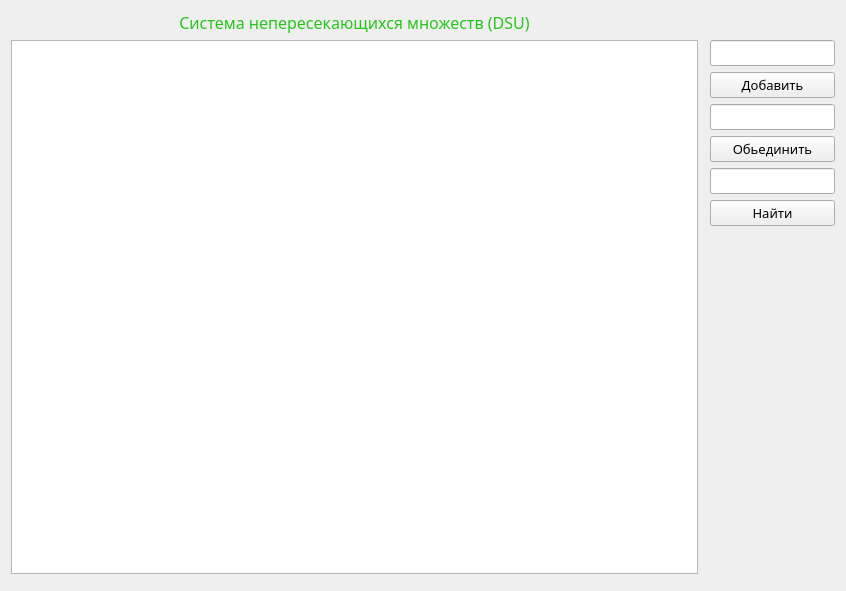
<?xml version="1.0" encoding="UTF-8"?>
<ui version="4.0">
 <author>Sergey Shepeliov</author>
 <class>Form</class>
 <widget class="QWidget" name="Form">
  <property name="geometry">
   <rect>
    <x>0</x>
    <y>0</y>
    <width>846</width>
    <height>591</height>
   </rect>
  </property>
  <property name="minimumSize">
   <size>
    <width>761</width>
    <height>0</height>
   </size>
  </property>
  <property name="windowTitle">
   <string>Form</string>
  </property>
  <layout class="QGridLayout" name="gridLayout">
   <item row="0" column="0">
    <widget class="QLabel" name="labelDSU">
     <property name="palette">
      <palette>
       <active>
        <colorrole role="WindowText">
         <brush brushstyle="SolidPattern">
          <color alpha="255">
           <red>39</red>
           <green>197</green>
           <blue>27</blue>
          </color>
         </brush>
        </colorrole>
       </active>
       <inactive>
        <colorrole role="WindowText">
         <brush brushstyle="SolidPattern">
          <color alpha="255">
           <red>39</red>
           <green>197</green>
           <blue>27</blue>
          </color>
         </brush>
        </colorrole>
       </inactive>
       <disabled>
        <colorrole role="WindowText">
         <brush brushstyle="SolidPattern">
          <color alpha="255">
           <red>120</red>
           <green>120</green>
           <blue>120</blue>
          </color>
         </brush>
        </colorrole>
       </disabled>
      </palette>
     </property>
     <property name="font">
      <font>
       <family>Nokia Sans S60</family>
       <pointsize>12</pointsize>
       <weight>50</weight>
       <bold>false</bold>
       <underline>false</underline>
       <kerning>true</kerning>
      </font>
     </property>
     <property name="lineWidth">
      <number>5</number>
     </property>
     <property name="text">
      <string>Система непересекающихся множеств (DSU)</string>
     </property>
     <property name="alignment">
      <set>Qt::AlignCenter</set>
     </property>
     <property name="margin">
      <number>1</number>
     </property>
    </widget>
   </item>
   <item row="1" column="0">
    <widget class="QListWidget" name="listWidgetDSU"/>
   </item>
   <item row="1" column="1" rowspan="2" colspan="2">
    <layout class="QFormLayout" name="controlLayout">
     <item row="2" column="1">
      <widget class="QLineEdit" name="lineAdd">
       <property name="font">
        <font>
         <family>Nokia Sans S60</family>
         <pointsize>10</pointsize>
        </font>
       </property>
      </widget>
     </item>
     <item row="4" column="1">
      <widget class="QPushButton" name="addButton">
       <property name="maximumSize">
        <size>
         <width>200</width>
         <height>16777215</height>
        </size>
       </property>
       <property name="font">
        <font>
         <family>Nokia Sans S60</family>
         <pointsize>10</pointsize>
        </font>
       </property>
       <property name="cursor">
        <cursorShape>PointingHandCursor</cursorShape>
       </property>
       <property name="text">
        <string>Добавить</string>
       </property>
      </widget>
     </item>
     <item row="6" column="1">
      <widget class="QPushButton" name="unionButton">
       <property name="minimumSize">
        <size>
         <width>0</width>
         <height>0</height>
        </size>
       </property>
       <property name="maximumSize">
        <size>
         <width>200</width>
         <height>16777215</height>
        </size>
       </property>
       <property name="font">
        <font>
         <family>Nokia Sans S60</family>
         <pointsize>10</pointsize>
        </font>
       </property>
       <property name="cursor">
        <cursorShape>PointingHandCursor</cursorShape>
       </property>
       <property name="text">
        <string>Обьединить</string>
       </property>
      </widget>
     </item>
     <item row="5" column="1">
      <widget class="QLineEdit" name="lineUnion">
       <property name="font">
        <font>
         <family>Nokia Sans S60</family>
         <pointsize>10</pointsize>
        </font>
       </property>
      </widget>
     </item>
     <item row="7" column="1">
      <widget class="QLineEdit" name="lineFind">
       <property name="font">
        <font>
         <family>Nokia Sans S60</family>
         <pointsize>10</pointsize>
        </font>
       </property>
      </widget>
     </item>
     <item row="11" column="1">
      <widget class="QLabel" name="messageString">
       <property name="enabled">
        <bool>true</bool>
       </property>
       <property name="palette">
        <palette>
         <active>
          <colorrole role="WindowText">
           <brush brushstyle="SolidPattern">
            <color alpha="255">
             <red>255</red>
             <green>60</green>
             <blue>60</blue>
            </color>
           </brush>
          </colorrole>
         </active>
         <inactive>
          <colorrole role="WindowText">
           <brush brushstyle="SolidPattern">
            <color alpha="255">
             <red>255</red>
             <green>60</green>
             <blue>60</blue>
            </color>
           </brush>
          </colorrole>
         </inactive>
         <disabled>
          <colorrole role="WindowText">
           <brush brushstyle="SolidPattern">
            <color alpha="255">
             <red>120</red>
             <green>120</green>
             <blue>120</blue>
            </color>
           </brush>
          </colorrole>
         </disabled>
        </palette>
       </property>
       <property name="font">
        <font>
         <family>Nokia Sans S60</family>
         <pointsize>9</pointsize>
        </font>
       </property>
       <property name="text">
        <string/>
       </property>
      </widget>
     </item>
     <item row="8" column="1">
      <widget class="QPushButton" name="findButton">
       <property name="font">
        <font>
         <family>Nokia Sans S60</family>
         <pointsize>10</pointsize>
        </font>
       </property>
       <property name="cursor">
        <cursorShape>WhatsThisCursor</cursorShape>
       </property>
       <property name="text">
        <string>Найти</string>
       </property>
      </widget>
     </item>
     <item row="10" column="1">
      <spacer name="verticalSpacer">
       <property name="orientation">
        <enum>Qt::Vertical</enum>
       </property>
       <property name="sizeHint" stdset="0">
        <size>
         <width>20</width>
         <height>200</height>
        </size>
       </property>
      </spacer>
     </item>
    </layout>
   </item>
  </layout>
 </widget>
 <resources/>
 <connections/>
</ui>
